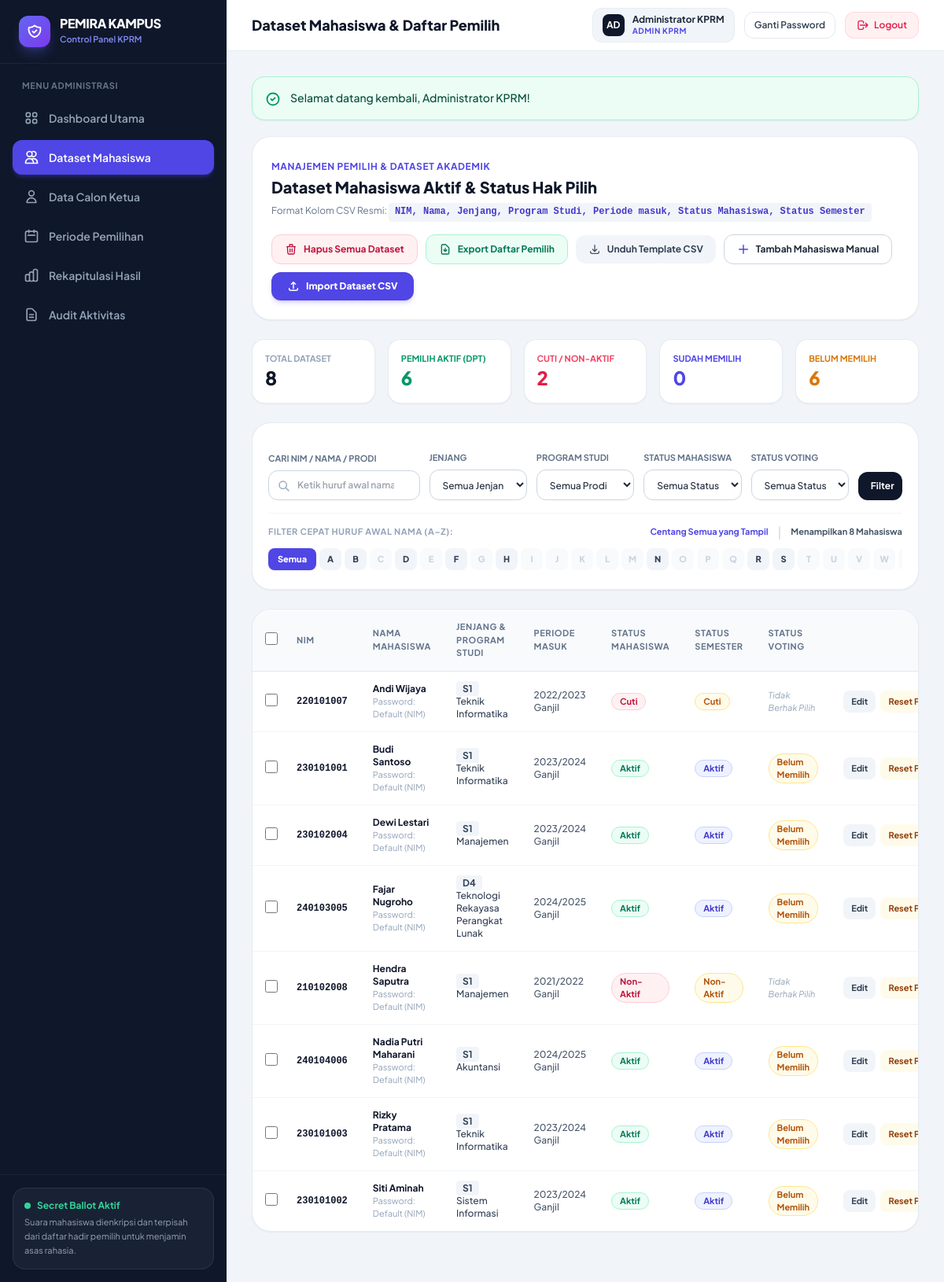
The page /admin/voters (signed in) on the database its author committed.
### tables this page shows
CREATE TABLE `students` (
    `id` INT UNSIGNED AUTO_INCREMENT PRIMARY KEY,
    `user_id` INT UNSIGNED NOT NULL UNIQUE,
    `nim` VARCHAR(30) NOT NULL UNIQUE,
    `nama` VARCHAR(150) NOT NULL,
    `jenjang` VARCHAR(20) NOT NULL DEFAULT 'S1' COMMENT 'Contoh: S1, D4, D3',
    `program_studi` VARCHAR(120) NOT NULL,
    `periode_masuk` VARCHAR(50) NOT NULL COMMENT 'Contoh: 2023/2024 Ganjil atau 2023',
    `status_mahasiswa` VARCHAR(30) NOT NULL DEFAULT 'Aktif' COMMENT 'Aktif, Cuti, Non-Aktif, Lulus',
    `status_semester` VARCHAR(30) NOT NULL DEFAULT 'Aktif' COMMENT 'Aktif, Cuti, Non-Aktif',
    `created_at` DATETIME NOT NULL DEFAULT CURRENT_TIMESTAMP,
    `updated_at` DATETIME NOT NULL DEFAULT CURRENT_TIMESTAMP ON UPDATE CURRENT_TIMESTAMP,
    INDEX `idx_students_prodi` (`program_studi`),
    INDEX `idx_students_status` (`status_mahasiswa`, `status_semester`),
    CONSTRAINT `fk_students_user` FOREIGN KEY (`user_id`) REFERENCES `users` (`id`) ON DELETE CASCADE
);

### app/Views/admin/voters.php (the view, shortened to what the rows shown need)
<div class="bg-white rounded-3xl border border-slate-200/80 shadow-sm overflow-hidden mb-8">
    <?php if (!empty($students)): ?>
        <div class="hidden md:block overflow-x-auto">
            <table class="w-full text-left border-collapse">
                <thead>
                    <tr class="bg-slate-50 border-b border-slate-200 text-[11px] font-bold uppercase tracking-wider text-slate-500">
                        <th class="py-3.5 pl-4 pr-2 w-10">
                            <input type="checkbox" id="selectAllDesktop"
                                   onchange="toggleSelectAllVisible(this.checked)"
                                   title="Pilih Semua Mahasiswa yang Tampil"
                                   class="w-4 h-4 rounded border-slate-300 text-indigo-600 focus:ring-indigo-500 cursor-pointer">
                        </th>
                        <th class="py-3.5 px-4">NIM</th>
                        <th class="py-3.5 px-4">Nama Mahasiswa</th>
                        <th class="py-3.5 px-4">Jenjang & Program Studi</th>
                        <th class="py-3.5 px-4">Periode Masuk</th>
                        <th class="py-3.5 px-4">Status Mahasiswa</th>
                        <th class="py-3.5 px-4">Status Semester</th>
                        <th class="py-3.5 px-4">Status Voting</th>
                        <th class="py-3.5 px-4 text-right">Aksi</th>
                    </tr>
                </thead>
                <tbody id="desktopStudentTableBody" class="divide-y divide-slate-100 text-xs">
                    <?php foreach ($students as $s): ?>
                        <?php
                        $sid = (int) $s['id'];
                        $eligible = \App\Models\Student::isEligible($s);
                        $hasVoted = !empty($s['attendance_id']);
                        $firstLetter = strtoupper(mb_substr(trim((string) $s['nama']), 0, 1));
                        ?>
                        <tr class="student-row-item hover:bg-slate-50/80 transition"
                            data-id="<?= $sid ?>"
                            data-nama="<?= e(strtolower((string) $s['nama'])) ?>"
                            data-nim="<?= e(strtolower((string) $s['nim'])) ?>"
                            data-prodi="<?= e(strtolower((string) $s['program_studi'])) ?>"
                            data-alpha="<?= e($firstLetter) ?>">
                            <td class="py-3.5 pl-4 pr-2">
                                <input type="checkbox"
                                       value="<?= $sid ?>"
                                       onchange="onStudentCheckChange(<?= $sid ?>, this.checked)"
                                       class="student-checkbox w-4 h-4 rounded border-slate-300 text-indigo-600 focus:ring-indigo-500 cursor-pointer">
                            </td>
                            <td class="py-3.5 px-4 font-mono font-bold text-slate-900"><?= e($s['nim']) ?></td>
                            <td class="py-3.5 px-4">
                                <div class="font-bold text-slate-900"><?= e($s['nama']) ?></div>
                                <div class="text-[11px] text-slate-400">
                                    <?= ((int) $s['must_change_password'] === 1) ? 'Password: Default (NIM)' : 'Password: Sudah Dikustomisasi ✓' ?>
                                </div>
                            </td>
                            <td class="py-3.5 px-4">
                                <span class="px-2 py-0.5 rounded bg-slate-100 font-bold text-slate-700 mr-1"><?= e($s['jenjang']) ?></span>
                                <span class="font-medium text-slate-700"><?= e($s['program_studi']) ?></span>
                            </td>
                            <td class="py-3.5 px-4 text-slate-600 font-medium"><?= e($s['periode_masuk']) ?></td>
                            <td class="py-3.5 px-4">
                                <?php if (strcasecmp((string) $s['status_mahasiswa'], 'Aktif') === 0): ?>
                                    <span class="inline-flex items-center gap-1 px-2.5 py-0.5 rounded-full text-[11px] font-bold bg-emerald-50 text-emerald-700 border border-emerald-200">
                                        Aktif
                                    </span>
                                <?php else: ?>
                                    <span class="inline-flex items-center gap-1 px-2.5 py-0.5 rounded-full text-[11px] font-bold bg-rose-50 text-rose-700 border border-rose-200">
                                        <?= e($s['status_mahasiswa']) ?>
                                    </span>
                                <?php endif; ?>
                            </td>
                            <td class="py-3.5 px-4">
                                <?php if (strcasecmp((string) $s['status_semester'], 'Aktif') === 0): ?>
                                    <span class="inline-flex items-center gap-1 px-2.5 py-0.5 rounded-full text-[11px] font-bold bg-indigo-50 text-indigo-700 border border-indigo-200">
                                        Aktif
                                    </span>
                                <?php else: ?>
                                    <span class="inline-flex items-center gap-1 px-2.5 py-0.5 rounded-full text-[11px] font-bold bg-amber-50 text-amber-700 border border-amber-200">
                                        <?= e($s['status_semester']) ?>
                                    </span>
                                <?php endif; ?>
                            </td>
                            <td class="py-3.5 px-4">
                                <?php if ($hasVoted): ?>
                                    <span class="inline-flex items-center gap-1 px-2.5 py-0.5 rounded-full text-[11px] font-bold bg-emerald-100 text-emerald-800">
                                        ✓ Sudah Memilih
                                    </span>
                                    <div class="text-[10px] text-slate-400 mt-0.5"><?= format_indo_datetime($s['voted_at']) ?></div>
                                <?php elseif ($eligible): ?>
                                    <span class="inline-flex items-center px-2.5 py-0.5 rounded-full text-[11px] font-bold bg-amber-50 text-amber-700 border border-amber-200">
                                        Belum Memilih
                                    </span>
                                <?php else: ?>
                                    <span class="text-[11px] text-slate-400 italic">Tidak Berhak Pilih</span>
                                <?php endif; ?>
                            </td>
                            <td class="py-3.5 px-4 text-right space-x-1 whitespace-nowrap">
                                <button type="button"
                                        onclick='editStudent(<?= json_encode([
                                            "nim" => $s["nim"],
                                            "nama" => $s["nama"],
                                            "jenjang" => $s["jenjang"],
                                            "program_studi" => $s["program_studi"],
                                            "periode_masuk" => $s["periode_masuk"],
                                            "status_mahasiswa" => $s["status_mahasiswa"],
                                            "status_semester" => $s["status_semester"],
                                        ], JSON_UNESCAPED_UNICODE) ?>)'
                                        class="px-2.5 py-1.5 rounded-lg bg-slate-100 hover:bg-indigo-50 text-slate-700 hover:text-indigo-700 font-bold text-[11px] transition">
                                    Edit
                                </button>
                                <form action="<?= url('/admin/voters/reset-password') ?>" method="POST" class="inline"
                                      onsubmit="return confirm('Reset password mahasiswa <?= e(addslashes((string) $s['nama'])) ?> kembali ke NIM (<?= e($s['nim']) ?>)?')">
                                    <button type="submit" class="px-2.5 py-1.5 rounded-lg bg-amber-50 hover:bg-amber-100 text-amber-800 font-bold text-[11px] transition">
                                        Reset Pass
                                    </button>
                                </form>
                            </td>
                        </tr>
                    <?php endforeach; ?>
                </tbody>
            </table>
        </div>
    <?php endif; ?>
</div>

### rows shown on the page
students: nim "220101007", nama "Andi Wijaya", jenjang "S1", program_studi "Teknik Informatika", periode_masuk "2022/2023 Ganjil", status_mahasiswa "Cuti", status_semester "Cuti", shows "Tidak Berhak Pilih"
students: nim "230101001", nama "Budi Santoso", jenjang "S1", program_studi "Teknik Informatika", periode_masuk "2023/2024 Ganjil", status_mahasiswa "Aktif", status_semester "Aktif"
students: nim "230102004", nama "Dewi Lestari", jenjang "S1", program_studi "Manajemen", periode_masuk "2023/2024 Ganjil", status_mahasiswa "Aktif", status_semester "Aktif"
students: nim "240103005", nama "Fajar Nugroho", jenjang "D4", program_studi "Teknologi Rekayasa Perangkat Lunak", periode_masuk "2024/2025 Ganjil", status_mahasiswa "Aktif", status_semester "Aktif"
students: nim "210102008", nama "Hendra Saputra", jenjang "S1", program_studi "Manajemen", periode_masuk "2021/2022 Ganjil", status_mahasiswa "Non-Aktif", status_semester "Non-Aktif", shows "Tidak Berhak Pilih"
students: nim "240104006", nama "Nadia Putri Maharani", jenjang "S1", program_studi "Akuntansi", periode_masuk "2024/2025 Ganjil", status_mahasiswa "Aktif", status_semester "Aktif"
students: nim "230101003", nama "Rizky Pratama", jenjang "S1", program_studi "Teknik Informatika", periode_masuk "2023/2024 Ganjil", status_mahasiswa "Aktif", status_semester "Aktif"
students: nim "230101002", nama "Siti Aminah", jenjang "S1", program_studi "Sistem Informasi", periode_masuk "2023/2024 Ganjil", status_mahasiswa "Aktif", status_semester "Aktif"

### other values the page prints
$item['label'] "Dashboard Utama"
$item['label'] "Dataset Mahasiswa"
$item['label'] "Data Calon Ketua"
$item['label'] "Periode Pemilihan"
$item['label'] "Rekapitulasi Hasil"
$item['label'] "Audit Aktivitas"
$title "Dataset Mahasiswa & Daftar Pemilih"
$authUser['name'] "Administrator KPRM"
$flashSuccess "Selamat datang kembali, Administrator KPRM!"
$stats['total_dataset'] "8"
$stats['total_eligible'] "6"
$stats['total_non_eligible'] "2"
$stats['total_voted'] "0"
$stats['total_not_voted'] "6"
count($students) "8"
